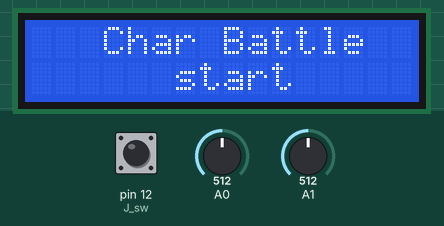
The sketch below on a simulated Arduino Uno, built with avr-gcc and run on an emulated ATmega328P. Parts: 16×2 character LCD. The test bench sets the inputs (shaded band); at power-on: pin 12 (J_sw) HIGH, A0 = 512, A1 = 512. Random numbers use the default seed unless the sketch sets one; what the sketch prints to the serial monitor is not drawn.

Above: at 1.2 s.
1.3 s: pin 12 (J_sw) pulled LOW for 0.15 s
At 3.0 s:
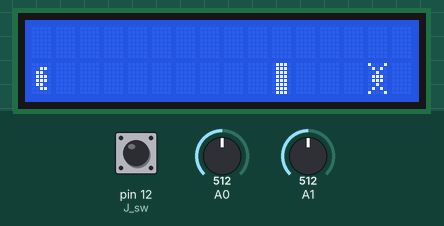
3.1 s: A0 set to 266
6.1 s: A0 set to 237
At 7.2 s:
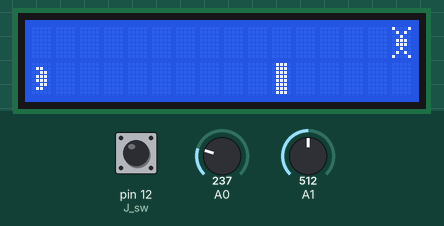
9.1 s: A1 set to 274
11.8 s: A1 set to 243
At 12.9 s:
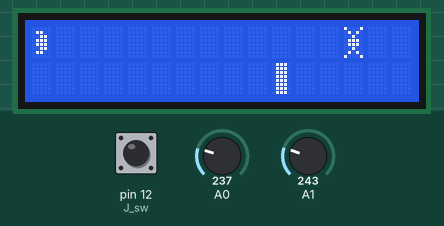
14.8 s: pin 12 (J_sw) pulled LOW for 1 s
At 16.3 s:
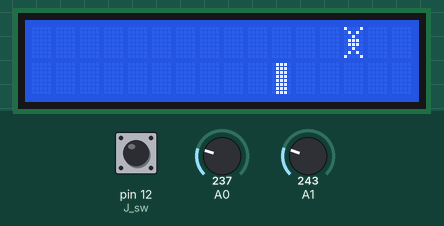
Timing chart, 0 to 17.8 s (numbered marks = the images above; inputs shaded):
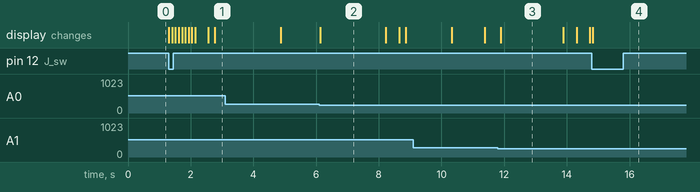

Measured:
- the behaviour switches between 256 and 255 on A0 (found by bisection; images 1 and 2)
- the behaviour switches between 256 and 255 on A1 (found by bisection; images 2 and 3)
- after the input at 1.3 s, the display: first changes at once (image 1 shows a later state)
- what the display in image 2 shows lasts 2.1 s, from 6.1 s to 8.2 s
- what the display in image 3 shows lasts 2.0 s, from 11.9 s to 13.9 s

The sketch:

Char_Battle.ino
```cpp
#include <LiquidCrystal.h>

LiquidCrystal lcd(6, 7, 8, 9, 10, 11);

const int J_sw = 12, J_x = A0, J_y = A1, MAX_ENEMIES = 1, MAX_BULLETS = 10;

const char level[] = {' ',' ',' ',' ',' ',' ',' ',' ',' ',' ',' ',' ',' ',' ',' ',' ',' ',' ',' ',' ',' ','|',
'P',' ',' ',' ',' ','W',' ',' ',' ',' ',' ',' ',' ','E',' ',' ',' ',' ',' ',' ',' ','F'};
//" ,P, , , , ,E, , , ,W, , , , , , , , , , ,|, , , , , , , , ,E, , , , , , , , , , , , ",
//" , , , , , , , , , ,E, , , , , ,W, , , , ,|,P, , , , ,E, , , , , , , , , , , , , , , ",
//" , , , , ,W, , , , , , , , , , , , ,E, , ,|,P, ,W, , , , , , , , ,E, , , , , , , , , ",
//" ,P, , , ,E, , , , , , , , ,W, , ,E, , , ,|, , , , , , , , ,W, , , , , , , ,E, , , , "};

byte playerSprite[8] = {
  B00000,
  B00110,
  B01100,
  B01110,
  B01110,
  B01100,
  B00110,
  B00000
};

byte playerSprite2[8] = {
  B00000,
  B01100,
  B00110,
  B01110,
  B01110,
  B00110,
  B01100,
  B00000
};

byte enemySprite[8] = {
  B10001,
  B01010,
  B00100,
  B01110,
  B01110,
  B00100,
  B01010,
  B10001
};

byte wall[8] = {
  B01110,
  B01110,
  B01110,
  B01110,
  B01110,
  B01110,
  B01110,
  B01110
};

void initMap();
void drawMap();
int getInput(int pin);
bool doRandChance(int chance);

int curLevel = 0;
int mapWidth, mapHeight = 2;
char gameMap[2][40];
int gameState = 0;
int viewL = 0, viewR = 16;

struct Entity {
  int x, y, health, damage, sprite, dir, del;
  bool created, destroy;
  unsigned long lim = millis() + del * 1000;

  bool updatePos(int destX, int destY) {
    int newX = constrain(destX, 0, mapWidth - 1);
    int newY = constrain(destY, 0, mapHeight - 1);
    if (gameMap[newY][newX] == byte(1)) return false;
    gameMap[y][x] = ' ';
    x = newX;
    y = newY;
    gameMap[y][x] = byte(sprite);
    return true;
  }
};

struct Projectile : Entity {
  Projectile() {
    sprite = '-';
    del = 100;
    created = false;
    destroy = false;
  }

  void doLoop() {
    if (millis() >= lim) {
      updatePos(x + dir, y);
      if (x <= 0 || x >= mapWidth-1 || gameMap[y][x+dir] == byte(1)) {
        destroy = true;
      }
      lim = millis() + del;
    }
  }
};

Projectile bullets[MAX_BULLETS];

struct Player : Entity {
  Player() {
    x = 0;
    y = 1;
    health = 3;
    sprite = 0;
    dir = 1;
    del = 100;
    created = true;
    destroy = false;
  }

  void createBullet() {
    for (int i = 0; i < MAX_BULLETS; i++) {
      if (!bullets[i].created) {
        bullets[i].created = true;
        bullets[i].x = x + dir;
        bullets[i].y = y;
        bullets[i].dir = dir;
        return;
      }
    }
  }

  void doLoop() {
    if (millis() >= lim) {
      int xInput = getInput(J_x);
      int yInput = getInput(J_y);
      if (xInput) {
        dir = xInput;
        if (xInput > 0) {
          sprite = 0;
        } else if (xInput < 0) {
          sprite = 3;
        }
      }
      updatePos(x + xInput, y + yInput);

      if (!digitalRead(J_sw)) {
        createBullet();
      }

      lim = millis() + del;
    }
  }
};

Player player;

struct Enemy : Entity {
  int originX, originY, state;

  Enemy() {
    originX = 14;
    originY = 1;
    x = originX;
    y = originY;
    sprite = 2;
    state = 0;
    del = 200;
    created = true;
    destroy = false;
  }

  bool detectPlayer() {
    int distToP = player.x - x;
    if (abs(distToP) < 5) {
      int dir = constrain(distToP, -1, 1);
      distToP = abs(distToP);
      int myX = x;
      for (int i = 0; i < distToP; i++) {
        if (gameMap[player.y][myX] == byte(1)) {
          return false;
        }
        myX += dir;
      }
      return true;
    }
    return false;
  }

  void doLoop() {
    if (millis() >= lim) {
      if (gameMap[y][x] == '-') {
        destroy = true;
        return;
      } else if (gameMap[y][x] == byte(0) || gameMap[y][x] == byte(3)) {
        player.destroy = true;
      }

      if (detectPlayer()) {
        state = 2;
      } else {
        state = (doRandChance(25))? 1 : 0;
      }

      switch (state) {
        case 0:
          state = (random(2))? 1 : 0;
          break;
        case 1:
          updatePos(originX + random(-1, 2), originY + random(-1, 2));
          state = 0;
          break;
        case 2:
          if (!updatePos(x + constrain(player.x - x, -1, 1), y + constrain(player.y - y, -1, 1))) {
            if (!updatePos(x, y + constrain(player.y - y, -1, 1))) {
              updatePos(x + constrain(player.x - x, -1, 1), y);
            }
          }
          break;
      }

      lim = millis() + del;
    }
  }
};

Enemy enemies[MAX_ENEMIES];

void initMap() {
  mapWidth = 26;
  for (int i = 0; i < 2; i++) {
    for (int j = 0; j < mapWidth; j++) {
      gameMap[i][j] = ' ';
    }
  }
  gameMap[1][10] = byte(1);
}

void drawMap() {
  if (player.x > viewR - 5) {
    viewR = constrain(viewR + 1, 0, mapWidth);
    viewL = viewR - 16;
  } else if (player.x < viewL + 4) {
    viewL = constrain(viewL - 1, 0, mapWidth);
    viewR = viewL + 16;
  }

  for (int i = 0; i < mapHeight; i++) {
    lcd.setCursor(0, i);
    for (int j = viewL; j < viewR; j++) {
      lcd.write(gameMap[i][j]);
    }
  }
}

int getInput(int pin) {
  int val = analogRead(pin);
  if (val > 768) {
    return 1;
  } else if ( val < 256) {
    return -1;
  } else {
    return 0;
  }
}

bool doRandChance(int chance) {
  return random(100) < chance;
}

void setup() {
  lcd.createChar(0, playerSprite);
  lcd.createChar(3, playerSprite2);
  lcd.createChar(2, enemySprite);
  lcd.createChar(1, wall);
  lcd.begin(16, 2);

  pinMode(J_sw, INPUT);
  digitalWrite(J_sw, HIGH);

  initMap();

  randomSeed(analogRead(A5));
  Serial.begin(9600);
}

void displayMenu(String msg, String opt) {
  lcd.setCursor(8-msg.length()/2, 0);
  lcd.print(msg);
  lcd.setCursor(8-opt.length()/2, 1);
  lcd.print(opt);
  if (!digitalRead(J_sw)) {
    player.created = true;
    player.x = 0;
    player.y = 1;
    for (int i = 0; i < MAX_ENEMIES; i++) {
      enemies[i].created = true;
      enemies[i].x = enemies[i].originX;
      enemies[i].y = enemies[i].originY;
    }
    for (int i = 0; i < MAX_BULLETS; i++) {
      bullets[i].created = true;
    }
    gameState = 1;
  }
}

void play() {
  if (player.created) {
    player.doLoop();
    if (player.destroy) {
      gameMap[player.y][player.x] = ' ';
      player.created = false;
      player.destroy = false;
      gameState = 2;
    }
  }

  for (int i = 0; i < MAX_ENEMIES; i++) {
    if (enemies[i].created) {
      enemies[i].doLoop();
      if (enemies[i].destroy) {
        gameMap[enemies[i].y][enemies[i].x] = ' ';
        enemies[i].created = false;
        enemies[i].destroy = false;
      }
    }
  }

  for (int i = 0; i < MAX_BULLETS; i++) {
    if (bullets[i].created) {
      bullets[i].doLoop();
      if (bullets[i].destroy) {
        gameMap[bullets[i].y][bullets[i].x] = ' ';
        bullets[i].created = false;
        bullets[i].destroy = false;
      }
    }
  }

  drawMap();
  Serial.println(player.health);
  delay(100);
}

void loop() {
  switch (gameState) {
    case 0:
      displayMenu("Char Battle", "start");
      break;
    case 1:
      play();
      break;
    case 2:
      displayMenu("You Lost", "restart");
    default:
      break;
  }
}
```
